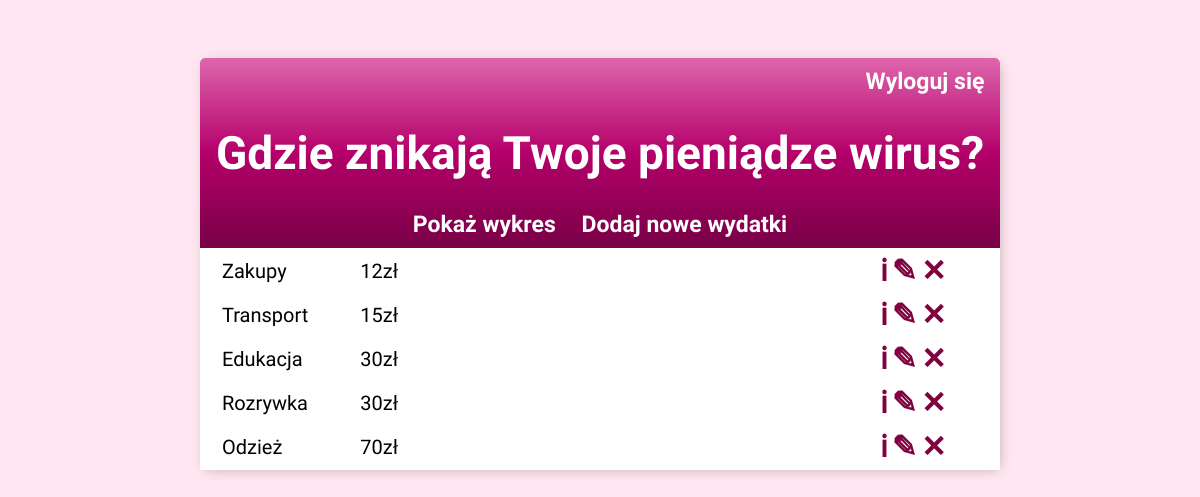
Before: / (signed in) with the older database file.
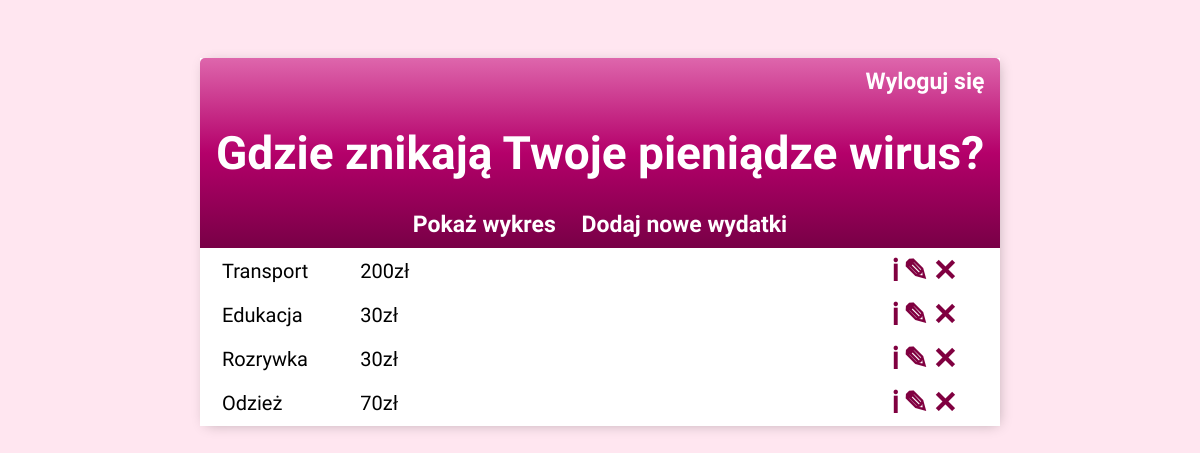
After: the same page with the newer database file.
### budget_app/models.py (models this page shows, shortened)
class ExpenseInformation(models.Model):
    CATEGORY_CHOICES = (
        ('Zakupy', 'Zakupy'),
        ('Kosmetyki', 'Kosmetyki'),
        ('Odzież', 'Odzież'),
        ('Transport', 'Transport'),
        ('Rozrywka', 'Rozrywka'),
        ('Edukacja', 'Edukacja'),
        ('Zdrowie', 'Zdrowie'),
        ('Inne', 'Inne'),
    )
    user = models.ForeignKey(
        User, on_delete=models.CASCADE, null=True, blank=True)
    category = models.CharField(max_length=11, choices=CATEGORY_CHOICES, default='Inne')
    description = models.TextField(null = True, blank = True)
    expense = models.PositiveIntegerField()
    date = models.DateField(auto_now_add=True)

### budget_app/views.py (the view)
# urls.py: path('', ExpenseList.as_view(), name = 'expenses'),
class ExpenseList(LoginRequiredMixin, ListView):
    model = ExpenseInformation
    context_object_name = 'expenses'
    def get_context_data(self, **kwargs):
        context = super().get_context_data(**kwargs)
        context['expenses'] = context['expenses'].filter(user=self.request.user)
        return context

### budget_app/templates/budget_app/expenseinformation_list.html (shortened to what this page needs)
{% extends 'budget_app/main.html' %}
{% block content %}
<div class="header-bar">
    <a style=" margin-left: 650px;" href="{% url 'logout' %}"> Wyloguj się </a>
    <h1> Gdzie znikają Twoje pieniądze {{request.user}}?</h1>
    <a href="{% url 'piechart' %}">Pokaż wykres</a>
    <a style = "padding-left: 20px;" href="{% url 'add-expense'%}">Dodaj nowe wydatki</a>
</div>
<table style="display: table-row; line-height: 2em; font-size: 20px;">
    {% for expense in expenses %}
    <tr >
        <td style="padding-left: 20px; padding-right: 30px">{{expense.category}}</a>
        <td style="padding-left: 20px; padding-right: 30px">{{expense.expense}}zł</td>
        <td style="padding-left: 450px;font-size: 30px;"><a style="text-decoration: none;" href="{% url 'expense' expense.id %}">&#8505</a></td>
        <td style="font-size: 30px;"><a style="text-decoration: none;" href="{% url 'update-expense' expense.id %}">&#9998</a></td>
        <td style="font-size: 30px;"><a style="text-decoration: none;" href="{% url 'delete-expense' expense.id %}">&#10005</a></td>
    </tr
    {% empty %}
    <h3 style="text-align:center"> Nie masz żadnych wydatków </h3>
    {% endfor %}
{% endblock content %}

### budget_app/templates/budget_app/main.html (shortened to what this page needs)
<!DOCTYPE html>
<html lang="en">
<head>
</head>
<body>
    <div class="container">
        {% block content %} {% endblock content %}
    </div>
</body>
</html>

### budget_app/templates/budget_app/main.html (style rules this page uses)
body { background-color: #ffe6f0; font-family: 'Nunito', sans-serif; padding-top: 50px; }
h1, h2, h3, h4, h5, h6, { font-family: 'Raleway', sans-serif; font_size: 50px; }
h1 { font_size: 50px; }
a { font-weight: 800; color: #800040 }
.container { max-width: 800px; margin: auto; background-color: #FFF; -webkit-box-shadow: 2px 2px 13px -4px rgba(0, 0, 0, 0.30); }
.header-bar { text-align: center; font-size: 23px; color: #fff; padding: 10px; border-radius: 5px 5px 0 0; background: linear-gradient( #de66ac 0%, #b4006a 50%, #780046 100%); }
.header-bar a { color: #fff; text-decoration: none; }
::placeholder { font-weight: 300; opacity: 0.5; }

Changed rows visible on the page:
removed ExpenseInformation: category "Zakupy", expense "12"
changed ExpenseInformation "Transport": expense "15" → "200"
